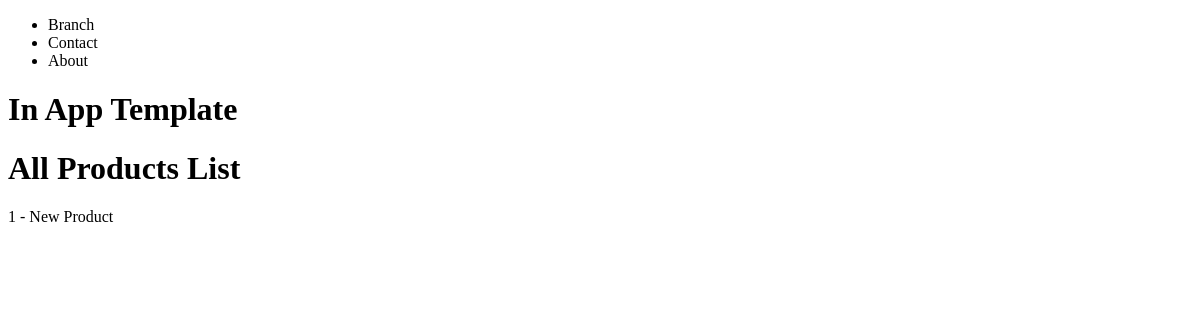
/products/, run on an earlier commit of the app's database.
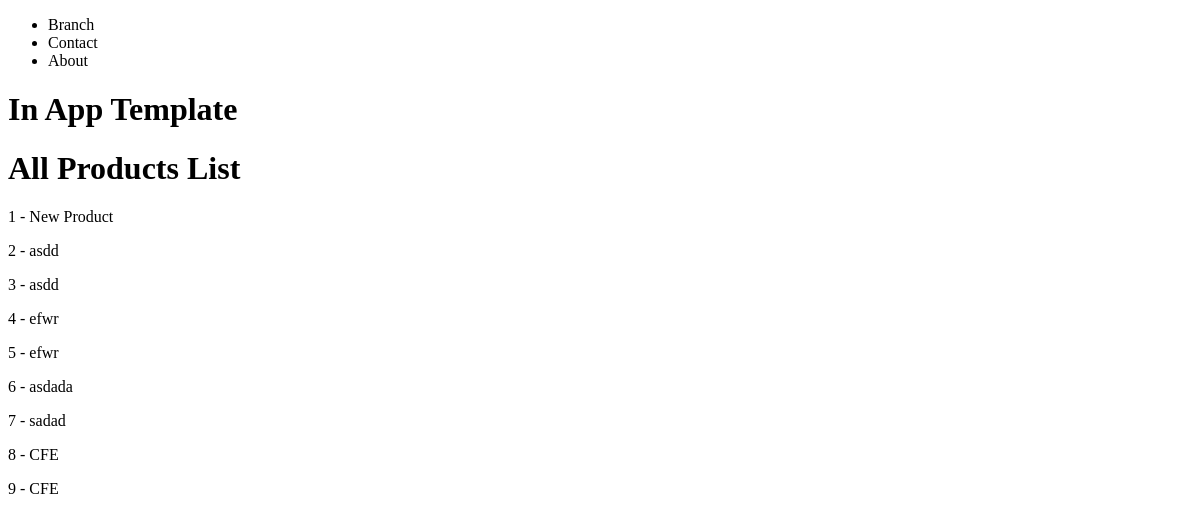
And on a later commit of the database.
### product/models.py (models this page shows)
class Product(models.Model):
    title       = models.CharField(max_length=120)
    description = models.TextField(blank=True)
    price       = models.DecimalField(max_digits=1000, decimal_places=2)
    summary     = models.TextField(default='Add some summary here.')

### product/views.py (the view)
# urls.py: path('products/', all_product_view),
def all_product_view(request):
    queryset = Product.objects.all()
    context = {
        "object_list": queryset
    }
    return render(request, 'product/product_details.html', context)

### product/templates/product/product_details.html
{% extends "base.html" %}
{% block content %}
<h1>In App Template</h1>
<h1>All Products List</h1>
{% for item in object_list %}
    <p>{{item.id}} - {{item.title}} </p>
{% endfor %}
{% endblock %}

### templates/base.html (shortened to what this page needs)
<!DOCTYPE html>
<html lang="en" dir="ltr">
  <head>
  </head>
  <body>
    {% include "navbar.html" %}
    {% block content %}{% endblock %}
  </body>
</html>

### templates/navbar.html
<!DOCTYPE html>
<html>
<head>
</head>
<body>
	<nav>
		<ul>
			<li>Branch</li>
			<li>Contact</li>
			<li>About</li>
		</ul>
	</nav>
</body>
</html>

What changed in the data, as far as the page shows it:
added Product: id "2", title "asdd"
added Product: id "3", title "asdd"
added Product: id "4", title "efwr"
added Product: id "5", title "efwr"
added Product: id "6", title "asdada"
added Product: id "7", title "sadad"
added Product: id "8", title "CFE"
added Product: id "9", title "CFE"
